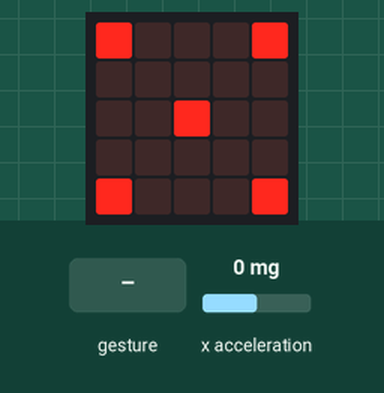
Bench run of a program on a simulated BBC micro:bit running MicroPython. Shown: the board's 5×5 LED display. The inputs (shaded band) are chosen by the test bench; at power-on: x acceleration 0 mg. Random numbers come from a fixed seed; a tilt is held for 1.5 s and a shake lasts 1 s, then the board lies face up again.

Above: at 1.2 s.
1.3 s: gesture 'shake'
At 3.6 s:
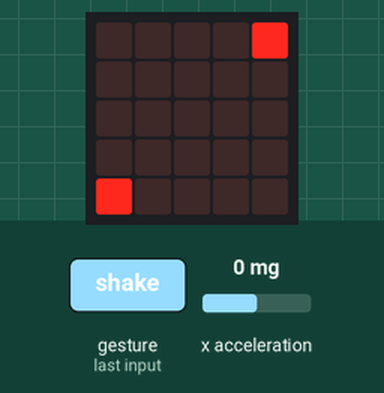
3.9 s: gesture 'shake'
At 5.7 s:
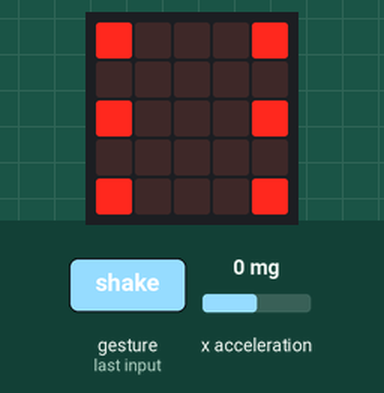
6.5 s: gesture 'shake'
At 8.9 s:
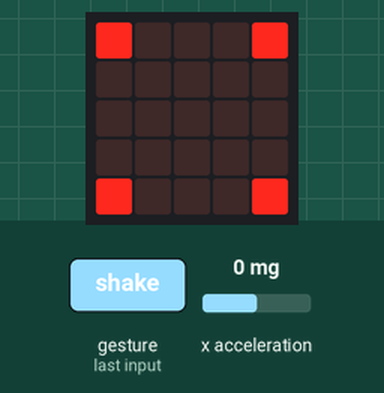
Timing chart, 0 to 10.4 s (numbered marks = the images above; inputs shaded):
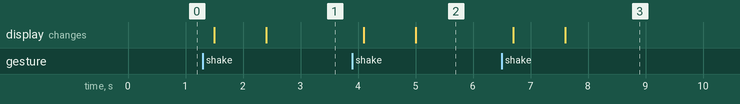

Measured:
- after the input at 1.3 s, the display: first changes after 0.20 s (image 1 shows a later state)
- after the input at 3.9 s, the display: first changes after 0.20 s (image 2 shows a later state)
- after the input at 6.5 s, the display: first changes after 0.20 s (image 3 shows a later state)

The program:

loaded_dice.py
```python
from microbit import *
import random

dice = [
    Image("90009:00000:90009:00000:90009"),
    Image("90009:00000:00900:00000:90009"),
    Image("90009:00000:00000:00000:90009"),
    Image("00009:00000:00900:00000:90000"),
    Image("00009:00000:00000:00000:90000"),
    Image("00000:00000:00900:00000:00000")
    ];

display.show(random.choice(dice));

while True:
    if accelerometer.is_gesture("shake"):
        # roll animation
        display.clear();
        while accelerometer.is_gesture("shake"):
            pass;
        if accelerometer.get_x() > 40:
            display.show(dice[0]);
        else:
            display.show(random.choice(dice));
```
